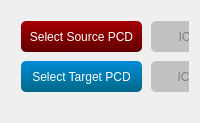
      <widget class="QWidget" name="matcher">
       <property name="styleSheet">
        <string notr="true">background: qlineargradient(x1: 0, y1: 0, x2: 0, y2: 1,
                                 stop: 0 #fafafa, stop: 0.4 #f4f4f4,
                                 stop: 0.5 #e7e7e7, stop: 1.0 #fafafa);</string>
       </property>
       <attribute name="title">
        <string>Point Cloud Matcher</string>
       </attribute>
       <layout class="QVBoxLayout" name="verticalLayout_6">
        <item>
         <widget class="QWidget" name="widget_5" native="true">
          <layout class="QVBoxLayout" name="verticalLayout_7">
           <property name="leftMargin">
            <number>0</number>
           </property>
           <property name="topMargin">
            <number>0</number>
           </property>
           <property name="rightMargin">
            <number>0</number>
           </property>
           <property name="bottomMargin">
            <number>0</number>
           </property>
           <item>
            <widget class="QWidget" name="widget_6" native="true">
             <property name="minimumSize">
              <size>
               <width>0</width>
               <height>95</height>
              </size>
             </property>
             <property name="maximumSize">
              <size>
               <width>16777215</width>
               <height>95</height>
              </size>
             </property>
             <widget class="QPushButton" name="selectSource">
              <property name="geometry">
               <rect>
                <x>10</x>
                <y>10</y>
                <width>121</width>
                <height>31</height>
               </rect>
              </property>
              <property name="styleSheet">
               <string notr="true">QPushButton
{
color: rgb(255, 255, 255);
background-color: qlineargradient(spread:pad, x1:0.489, y1:0, x2:0.505, y2:1, stop:0 rgba(166, 0, 2, 255), stop:1 rgba(97, 0, 1, 255));
border-radius: 5px;
padding: 6px;
}
QPushButton:!enabled
{
     color:gray;
     background-color: rgb(194, 194, 194);
}
QPushButton:pressed
{
	
	background-color: qlineargradient(spread:pad, x1:0.504789, y1:1, x2:0.484, y2:0, stop:0 rgba(166, 0, 2, 255), stop:1 rgba(139, 0, 2, 255));
}</string>
              </property>
              <property name="text">
               <string>Select Source PCD</string>
              </property>
             </widget>
             <widget class="QPushButton" name="selectTarget">
              <property name="geometry">
               <rect>
                <x>10</x>
                <y>50</y>
                <width>121</width>
                <height>31</height>
               </rect>
              </property>
              <property name="styleSheet">
               <string notr="true">QPushButton
{
     background-color: qlineargradient(spread:pad, x1:0.526789, y1:0, x2:0.526, y2:1, stop:0 rgba(0, 140, 216, 255), stop:1 rgba(0, 104, 136, 255));
color: rgb(255, 255, 255);
border-radius: 5px;
padding: 6px;
}
QPushButton:!enabled
{
     color:gray;
     background-color: rgb(194, 194, 194);
}
QPushButton:pressed
{
	background-color: qlineargradient(spread:pad, x1:0.495, y1:0.994318, x2:0.51, y2:0, stop:0 rgba(0, 140, 216, 255), stop:1 rgba(0, 126, 165, 255));
}</string>
              </property>
              <property name="text">
               <string>Select Target PCD</string>
              </property>
             </widget>
             <widget class="QPushButton" name="matcherICP_step">
              <property name="enabled">
               <bool>false</bool>
              </property>
              <property name="geometry">
               <rect>
                <x>140</x>
                <y>10</y>
                <width>111</width>
                <height>31</height>
               </rect>
              </property>
              <property name="styleSheet">
               <string notr="true">QPushButton
{
     background-color: qlineargradient(spread:pad, x1:0.526789, y1:0, x2:0.526, y2:1, stop:0 rgba(0, 140, 216, 255), stop:1 rgba(0, 104, 136, 255));
color: rgb(255, 255, 255);
border-radius: 5px;
padding: 6px;
}
QPushButton:!enabled
{
     color:gray;
     background-color: rgb(194, 194, 194);
}
QPushButton:pressed
{
	background-color: qlineargradient(spread:pad, x1:0.495, y1:0.994318, x2:0.51, y2:0, stop:0 rgba(0, 140, 216, 255), stop:1 rgba(0, 126, 165, 255));
}</string>
              </property>
              <property name="text">
               <string>ICP (Step)</string>
              </property>
             </widget>
             <widget class="QPushButton" name="matcherICP_align">
              <property name="enabled">
               <bool>false</bool>
              </property>
              <property name="geometry">
               <rect>
                <x>140</x>
                <y>50</y>
                <width>111</width>
                <height>31</height>
               </rect>
              </property>
              <property name="styleSheet">
               <string notr="true">QPushButton
{
     background-color: qlineargradient(spread:pad, x1:0.526789, y1:0, x2:0.526, y2:1, stop:0 rgba(0, 140, 216, 255), stop:1 rgba(0, 104, 136, 255));
color: rgb(255, 255, 255);
border-radius: 5px;
padding: 6px;
}
QPushButton:!enabled
{
     color:gray;
     background-color: rgb(194, 194, 194);
}
QPushButton:pressed
{
	background-color: qlineargradient(spread:pad, x1:0.495, y1:0.994318, x2:0.51, y2:0, stop:0 rgba(0, 140, 216, 255), stop:1 rgba(0, 126, 165, 255));
}</string>
              </property>
              <property name="text">
               <string>ICP (Align)</string>
              </property>
             </widget>
             <widget class="QLabel" name="label_14">
              <property name="geometry">
               <rect>
                <x>490</x>
                <y>14</y>
                <width>101</width>
                <height>16</height>
               </rect>
              </property>
              <property name="styleSheet">
               <string notr="true">background-color: rgba(255, 255, 255, 0);</string>
              </property>
              <property name="text">
               <string>Median Coefficient :</string>
              </property>
             </widget>
             <widget class="QLabel" name="label_15">
              <property name="geometry">
               <rect>
                <x>290</x>
                <y>14</y>
                <width>131</width>
                <height>16</height>
               </rect>
              </property>
              <property name="styleSheet">
               <string notr="true">background-color: rgba(255, 255, 255, 0);</string>
              </property>
              <property name="text">
               <string>Maximum Iteration :</string>
              </property>
             </widget>
             <widget class="QDoubleSpinBox" name="matcher_medianCoefficient">
              <property name="geometry">
               <rect>
                <x>600</x>
                <y>10</y>
                <width>65</width>
                <height>24</height>
               </rect>
              </property>
              <property name="styleSheet">
               <string notr="true">background-color: rgb(255, 255, 255);</string>
              </property>
              <property name="minimum">
               <double>1.000000000000000</double>
              </property>
              <property name="maximum">
               <double>50.000000000000000</double>
              </property>
              <property name="singleStep">
               <double>0.100000000000000</double>
              </property>
              <property name="value">
               <double>3.000000000000000</double>
              </property>
             </widget>
             <widget class="QSpinBox" name="matcher_maxIter">
              <property name="geometry">
               <rect>
                <x>400</x>
                <y>10</y>
                <width>65</width>
                <height>24</height>
               </rect>
              </property>
              <property name="styleSheet">
               <string notr="true">background-color: rgb(255, 255, 255);</string>
              </property>
              <property name="minimum">
               <number>1</number>
              </property>
              <property name="maximum">
               <number>10000</number>
              </property>
              <property name="value">
               <number>200</number>
              </property>
             </widget>
             <widget class="QLabel" name="label_16">
              <property name="geometry">
               <rect>
                <x>290</x>
                <y>54</y>
                <width>121</width>
                <height>16</height>
               </rect>
              </property>
              <property name="styleSheet">
               <string notr="true">background-color: rgba(255, 255, 255, 0);</string>
              </property>
              <property name="text">
               <string>Voxel Leaf Size :</string>
              </property>
             </widget>
             <widget class="QDoubleSpinBox" name="matcher_leafSize">
              <property name="geometry">
               <rect>
                <x>400</x>
                <y>50</y>
                <width>65</width>
                <height>24</height>
               </rect>
              </property>
              <property name="styleSheet">
               <string notr="true">background-color: rgb(255, 255, 255);</string>
              </property>
              <property name="minimum">
               <double>0.010000000000000</double>
              </property>
              <property name="maximum">
               <double>1000.000000000000000</double>
              </property>
              <property name="singleStep">
               <double>0.010000000000000</double>
              </property>
              <property name="value">
               <double>0.100000000000000</double>
              </property>
             </widget>
             <widget class="QLabel" name="label_17">
              <property name="geometry">
               <rect>
                <x>490</x>
                <y>54</y>
                <width>81</width>
                <height>16</height>
               </rect>
              </property>
              <property name="styleSheet">
               <string notr="true">background-color: rgba(255, 255, 255, 0);</string>
              </property>
              <property name="text">
               <string>Break Criteria :</string>
              </property>
             </widget>
             <widget class="QLineEdit" name="matcher_breakCriteria">
              <property name="geometry">
               <rect>
                <x>600</x>
                <y>50</y>
                <width>65</width>
                <height>24</height>
               </rect>
              </property>
              <property name="styleSheet">
               <string notr="true">background-color: rgb(255, 255, 255);</string>
              </property>
              <property name="text">
               <string>0.00001</string>
              </property>
             </widget>
             <widget class="QPushButton" name="matcher_clearScreen">
              <property name="geometry">
               <rect>
                <x>780</x>
                <y>10</y>
                <width>141</width>
                <height>68</height>
               </rect>
              </property>
              <property name="styleSheet">
               <string notr="true">QPushButton
{
     background-color: qlineargradient(spread:pad, x1:0.526789, y1:0, x2:0.526, y2:1, stop:0 rgba(0, 140, 216, 255), stop:1 rgba(0, 104, 136, 255));
color: rgb(255, 255, 255);
border-radius: 5px;
padding: 6px;
}
QPushButton:!enabled
{
     color:gray;
     background-color: rgb(194, 194, 194);
}
QPushButton:pressed
{
	background-color: qlineargradient(spread:pad, x1:0.495, y1:0.994318, x2:0.51, y2:0, stop:0 rgba(0, 140, 216, 255), stop:1 rgba(0, 126, 165, 255));
}</string>
              </property>
              <property name="text">
               <string>Clear Screen</string>
              </property>
             </widget>
             <widget class="QCheckBox" name="matcher_onetoone">
              <property name="geometry">
               <rect>
                <x>690</x>
                <y>10</y>
                <width>81</width>
                <height>21</height>
               </rect>
              </property>
              <property name="styleSheet">
               <string notr="true">background-color: rgba(255, 255, 255, 0);</string>
              </property>
              <property name="text">
               <string>1 to 1</string>
              </property>
             </widget>
            </widget>
           </item>
           <item>
            <widget class="QVTKWidget" name="qvtkWidget_3" native="true"/>
           </item>
          </layout>
         </widget>
        </item>
       </layout>
      </widget>
